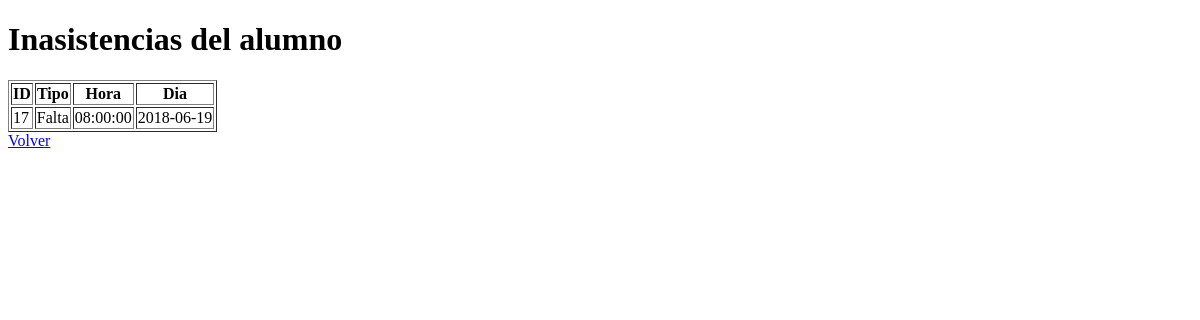
Before: /falta_alumno.php with the older database file.
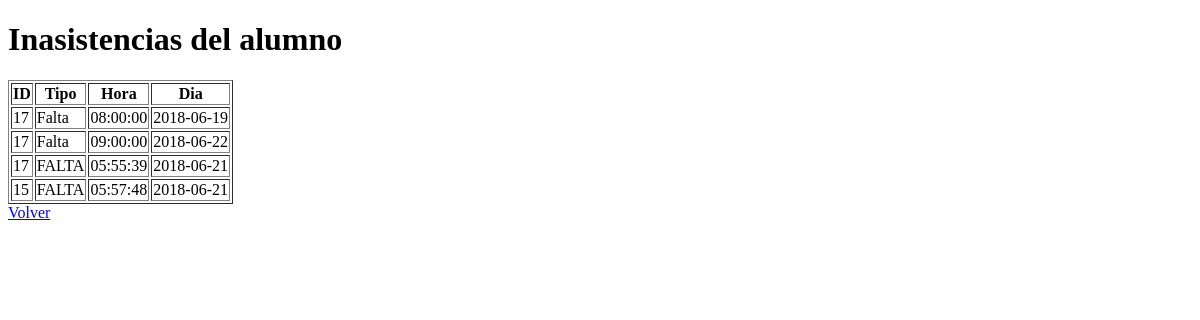
After: the same page with the newer database file.
### tables this page shows
CREATE TABLE `asistencia` (
  `id` int(11) NOT NULL,
  `id_alumno` int(11) NOT NULL,
  `tipo` varchar(30) NOT NULL,
  `dia` date NOT NULL,
  `hora` time NOT NULL,
  `total` int(1) NOT NULL
);

### falta_alumno.php (the view, shortened to what this page needs)
<!DOCTYPE html>
<html>
<head>
</head>
<body>
<?php
	include("conexion.php");
	$registros = mysqli_query($Conexion,"SELECT id_alumno, tipo, dia, hora from asistencia ") or die("Problemas en el select:".mysqli_error($Conexion));
?>
<h1 class="text-center" >Inasistencias del alumno <?php echo "$_REQUEST[alumno]"; ?> </h1>
<table border="1px" class="table table-condensed">
	<tr>
	     <th>ID</th>
	     <th>Tipo</th>
	     <th>Hora</th>
	     <th>Dia</th>
	</tr>
	<?php
			while($reg=mysqli_fetch_array($registros))
			{
				echo "<tr>";
					echo "<td>" .$reg['id_alumno']."</td>";
					echo "<td>" .$reg['tipo']."</td>";
					echo "<td>" .$reg['hora']."</td>";
					echo "<td>" .$reg['dia']."</td>";
				echo "</tr>";
			}
	?>
</table>
	<a href="buscar.php">Volver</a></li>
</body>
</html>

Changed rows visible on the page:
added asistencia: id_alumno "17", tipo "Falta", hora "09:00:00", dia "2018-06-22"
added asistencia: id_alumno "17", tipo "FALTA", hora "05:55:39", dia "2018-06-21"
added asistencia: id_alumno "15", tipo "FALTA", hora "05:57:48", dia "2018-06-21"
